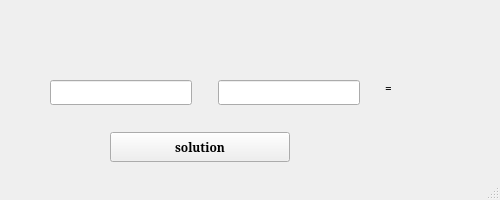
<?xml version="1.0" encoding="UTF-8"?>
<ui version="4.0">
 <class>MainWindow</class>
 <widget class="QMainWindow" name="MainWindow">
  <property name="geometry">
   <rect>
    <x>0</x>
    <y>0</y>
    <width>500</width>
    <height>200</height>
   </rect>
  </property>
  <property name="minimumSize">
   <size>
    <width>400</width>
    <height>200</height>
   </size>
  </property>
  <property name="maximumSize">
   <size>
    <width>500</width>
    <height>400</height>
   </size>
  </property>
  <property name="font">
   <font>
    <family>Serif</family>
    <weight>75</weight>
    <bold>true</bold>
   </font>
  </property>
  <property name="windowTitle">
   <string>MainWindow</string>
  </property>
  <widget class="QWidget" name="centralwidget">
   <widget class="QPushButton" name="solutio_clc">
    <property name="geometry">
     <rect>
      <x>110</x>
      <y>132</y>
      <width>180</width>
      <height>30</height>
     </rect>
    </property>
    <property name="text">
     <string>solution</string>
    </property>
   </widget>
   <widget class="QLineEdit" name="number">
    <property name="geometry">
     <rect>
      <x>50</x>
      <y>80</y>
      <width>142</width>
      <height>25</height>
     </rect>
    </property>
   </widget>
   <widget class="QLineEdit" name="degree">
    <property name="geometry">
     <rect>
      <x>218</x>
      <y>80</y>
      <width>142</width>
      <height>25</height>
     </rect>
    </property>
   </widget>
   <widget class="QLabel" name="equals">
    <property name="geometry">
     <rect>
      <x>385</x>
      <y>80</y>
      <width>16</width>
      <height>17</height>
     </rect>
    </property>
    <property name="text">
     <string>=</string>
    </property>
   </widget>
   <widget class="QLabel" name="result">
    <property name="geometry">
     <rect>
      <x>400</x>
      <y>80</y>
      <width>51</width>
      <height>20</height>
     </rect>
    </property>
    <property name="font">
     <font>
      <family>Serif</family>
      <italic>true</italic>
     </font>
    </property>
    <property name="text">
     <string/>
    </property>
   </widget>
  </widget>
  <widget class="QStatusBar" name="statusbar"/>
 </widget>
 <resources/>
 <connections/>
</ui>
